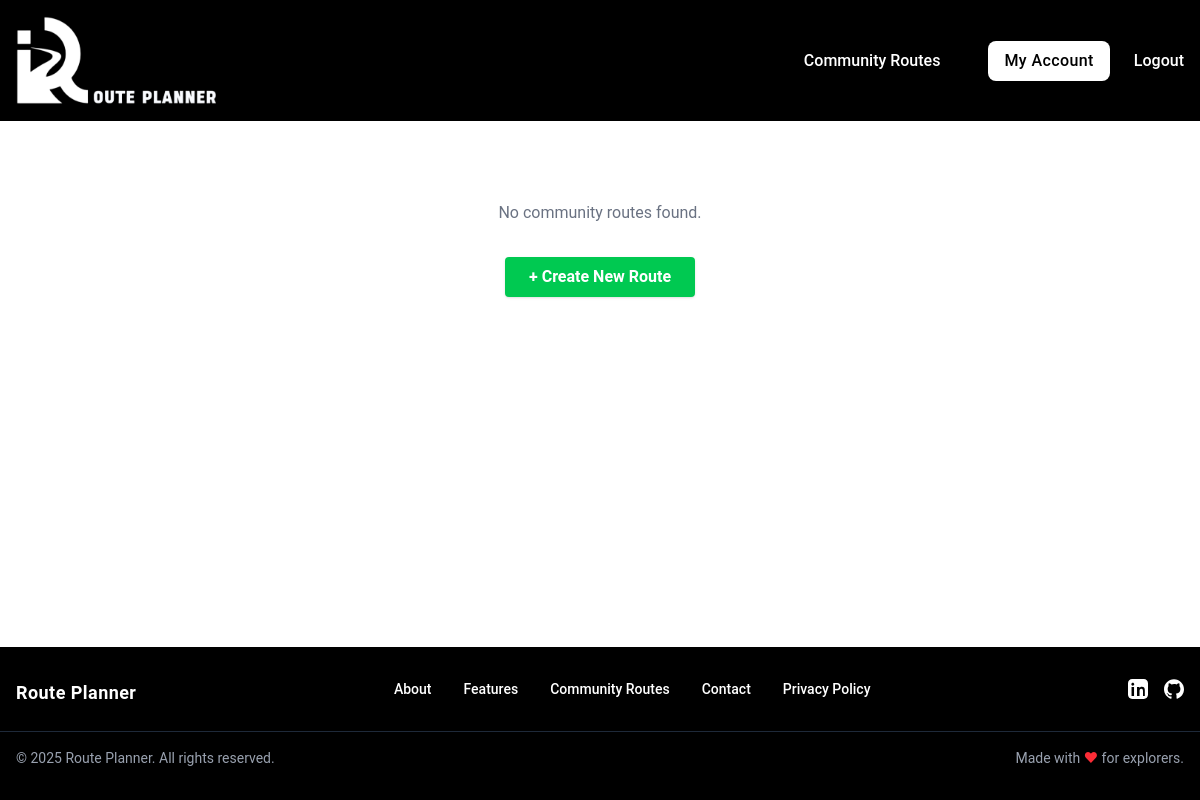
Before: /routes (signed in) with the older database file.
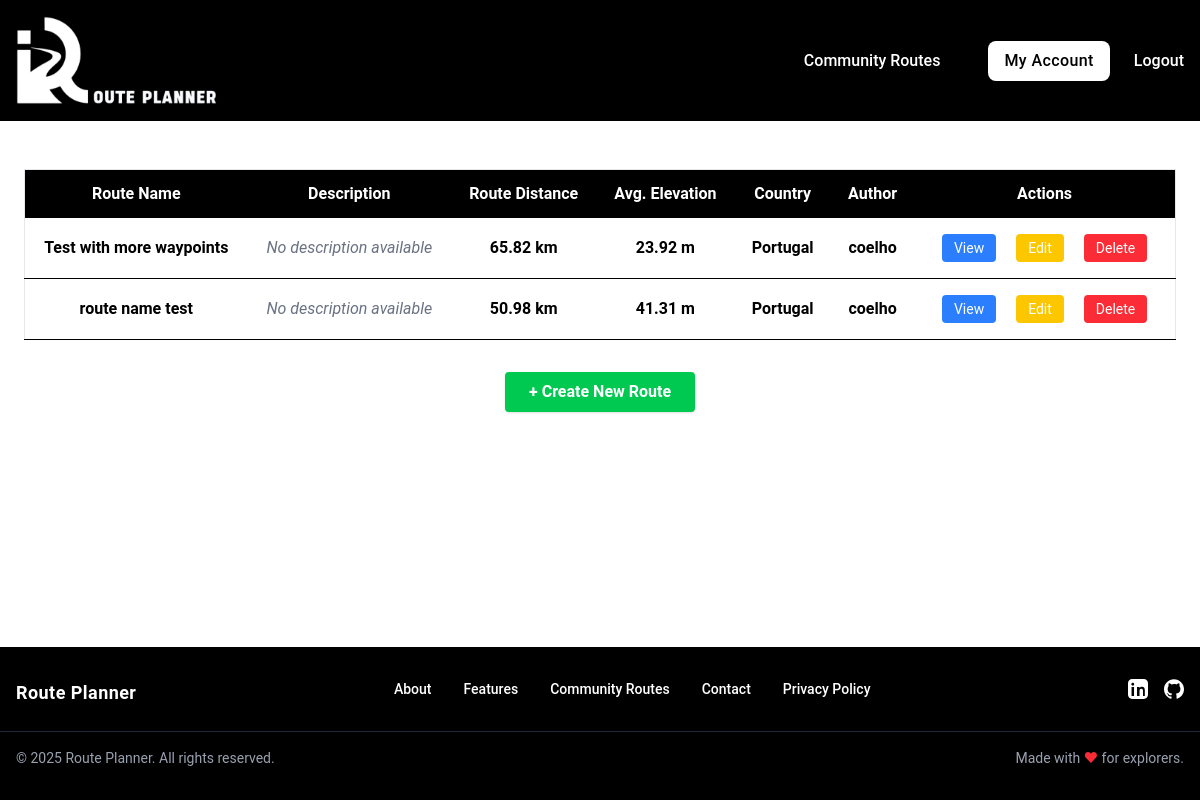
After: the same page with the newer database file.
### tables this page shows
CREATE TABLE routes (
id INTEGER PRIMARY KEY,
user_id INTEGER NOT NULL,
name TEXT NOT NULL,
description TEXT,
coordinates TEXT NOT NULL, elevation_gain REAL DEFAULT 0, elevation_loss REAL DEFAULT 0, max_elevation REAL DEFAULT 0, min_elevation REAL DEFAULT 0, avg_elevation REAL DEFAULT 0, total_distance REAL DEFAULT 0, map_image_url TEXT, country TEXT,
FOREIGN KEY (user_id) REFERENCES users(id)
);

CREATE TABLE users (
id INTEGER PRIMARY KEY,
username TEXT NOT NULL UNIQUE,
email TEXT NOT NULL UNIQUE,
password TEXT NOT NULL
, profile_picture TEXT DEFAULT NULL);

### app.py (the view)
@app.route("/routes")
@login_required
def all_routes():
    routes = query_db("""
        SELECT routes.*, users.username, users.id
        FROM routes
        JOIN users ON
        routes.user_id = users.id
    """)
    user_id = session.get("user_id")
    return render_template(
        "routes/all_routes.html",
        routes = routes,
        user_id = user_id
        )

### helpers.py (called while the page is built)
def get_db():
    db = getattr(g, "_database", None)
    if db is None:
        db = g._database = sqlite3.connect(DATABASE)
        db.row_factory = sqlite3.Row # Allows accessing columns by name
    return db

def close_connection(exception):
    db = getattr(g, "_database", None)
    if db is not None:
        db.close()

def query_db(query, args = (), commit = False):
    connection = get_db()
    current = connection.cursor()
    current.execute(query, args)
    if commit:
        connection.commit()
    else:
        return current.fetchall()

def login_required(f):
    @wraps(f)
    def decorated_function(*args, **kwargs):
        if "user_id" not in session:
            flash("Please log in to access this page.", "error")
            return redirect("/login")
        return f(*args, **kwargs)
    return decorated_function

### templates/routes/all_routes.html (shortened to what this page needs)
{% extends "base.html" %}
{% block main %}
  <div class="max-w-7xl mx-auto my-[2%] p-6">
    {% if routes %}
      <div class="overflow-x-auto">
        <table class="min-w-full bg-white border border-gray-200">
          <thead class="bg-black text-white sticky top-0 z-10">
            <tr>
              <th class="py-3 px-4 text-center">Route Name</th>
              <th class="py-3 px-4 text-center">Description</th>
              <th class="py-3 px-4 text-center">Route Distance</th>
              <th class="py-3 px-4 text-center">Avg. Elevation</th>
              <th class="py-3 px-4 text-center">Country</th>
              <th class="py-3 px-4 text-center">Author</th>
              <th class="py-3 px-4 text-center">Actions</th>
            </tr>
          </thead>
          <tbody>
            {% for route in routes %}
              <tr class="border-b hover:bg-blue-50 text-center">
                <td class="py-2 px-4 font-semibold">{{ route.name }}</td>
                <td class="py-2 px-4 truncate max-w-xs text-gray-700">
                  {% if route.description %}
                    {{ route.description }}
                  {% else %}
                    <span class="text-gray-500 italic">
                      No description available
                    </span>
                  {% endif %}
                </td>
                <td class="py-2 px-4 font-semibold">{{ route.total_distance }} km</td>
                <td class="py-2 px-4 font-semibold">{{ route.avg_elevation }} m</td>
                <td class="py-2 px-4 font-semibold">{{ route.country }}</td>
                <td class="py-2 px-4 font-semibold">{{ route.username }}</td>
                <td class="py-2 px-4 space-x-2 text-center">
                  <a
                    class="inline-block bg-blue-500 hover:bg-blue-600 text-white px-3 py-1 rounded text-sm my-2 mx-2"
                    href="/route/{{ route.id }}">
                    View
                  </a>
                  {% if route.user_id == user_id %}
                    <a
                      class="inline-block bg-yellow-400 hover:bg-yellow-500 text-white px-3 py-1 rounded text-sm my-2 mx-2"
                      href="/route/{{ route.id }}/edit">
                      Edit
                    </a>
                    <a
                      class="inline-block bg-red-500 hover:bg-red-600 text-white px-3 py-1 rounded text-sm my-2 mx-2"
                      href="/route/{{ route.id }}/delete">
                      Delete
                    </a>
                  {% endif %}
                </td>
              </tr>
            {% endfor %}
          </tbody>
        </table>
      </div>
    {% else %}
      <p class="text-center text-gray-500 mt-8">
        No community routes found.
      </p>
    {% endif %}
    <div class="mt-8 flex justify-center">
      <a
        class="bg-green-500 hover:bg-green-600 text-white font-bold py-2 px-6 rounded shadow"
        href="/">
        + Create New Route
      </a>
    </div>
  </div>
{% endblock %}

### templates/base.html (shortened to what this page needs)
<!DOCTYPE html>
<html lang="en" class="h-full">
  <head>
    {% block head %}
      <script src="https://cdn.jsdelivr.net/npm/@tailwindcss/browser@4"></script>
      <link rel="stylesheet" href="/static/css/styles.css" />
    {% endblock %}
  </head>
  <body class="flex flex-col min-h-full">
    <header class="bg-black text-white p-4 font-medium">
      <nav>
        <div class="hidden md:flex md:items-center">
          <a href="/" class="shrink-0 mr-8">
            <img
              class="w-50"
              src="/static/images/uploads/logo_2_no_background.png"
              alt="Route Planner logo"
            />
          </a>
          <ul class="flex items-center space-x-6 ml-auto">
            {% if session.get('user_id') %}
            <li>
              <a href="/routes" class="hover:underline">Community Routes</a>
            </li>
            <li>
              <a href="/profile">
                <button class="bg-white text-black px-4 py-2 rounded-lg hover:bg-gray-100 cursor-pointer tracking-wide">
                  My Account
                </button>
              </a>
            </li>
            <li>
              <a href="/logout" class="hover:underline">Logout</a>
            </li>
            {% endif %}
          </ul>
        </div>
      </nav>
    </header>
    <main class="flex-grow">
      {% block main %}{% endblock %}
    </main>
    <footer class="bg-black text-white py-8">
      <div class="max-w-7xl mx-auto px-4 flex flex-col md:flex-row items-center md:items-start justify-between gap-8">
        <div class="flex items-center space-x-3 mb-4 md:mb-0">
          <a href="/">
            <span class="text-lg font-semibold tracking-wide">Route Planner</span>
          </a>
          </div>
        <ul class="flex flex-col md:flex-row items-center md:items-center gap-y-2 md:gap-y-0 gap-x-0 md:gap-x-8 text-sm font-medium">
          <li><a href="#" class="hover:underline">About</a></li>
          <li><a href="#" class="hover:underline">Features</a></li>
          <li><a href="/routes" class="hover:underline">Community Routes</a></li>
          <li><a href="#" class="hover:underline">Contact</a></li>
          <li><a href="#" class="hover:underline">Privacy Policy</a></li>
        </ul>
        <div class="flex space-x-4 mt-4 md:mt-0">
          <a
            href="https://www.linkedin.com/in/diogo-borges-coelho/"
            aria-label="LinkedIn"
            class="hover:text-blue-500"
            target="_blank"
            >
          </a>
          <a
            href="https://github.com/DiogoCoelho98"
            aria-label="GitHub"
            class="hover:text-gray-400"
            target="_blank"
            >
          </a>
        </div>
      </div>
      <div class="max-w-7xl mx-auto px-4 mt-6 border-t border-gray-800 pt-4 text-sm text-gray-400 flex flex-col md:flex-row justify-between items-center">
        <span>&copy; 2025 Route Planner. All rights reserved.</span>
        <span class="mt-2 md:mt-0">Made with <span class="text-red-500">&hearts;</span> for explorers.</span>
      </div>
    </footer>
  </body>
</html>

### static/css/styles.css (style rules this page uses)
body { font-family: 'Roboto', -apple-system, BlinkMacSystemFont, 'Segoe UI', sans-serif; }

Changed rows visible on the page:
added routes: name "Test with more waypoints", description "No description available", total_distance "65.82", avg_elevation "23.92", country "Portugal", username "coelho"
added routes: name "route name test", description "No description available", total_distance "50.98", avg_elevation "41.31", country "Portugal", username "coelho"
Other visible differences:
text no longer shown: "No community routes found."
text now shown: "Route Name Description Route Distance Avg. Elevation Country Author Actions"
